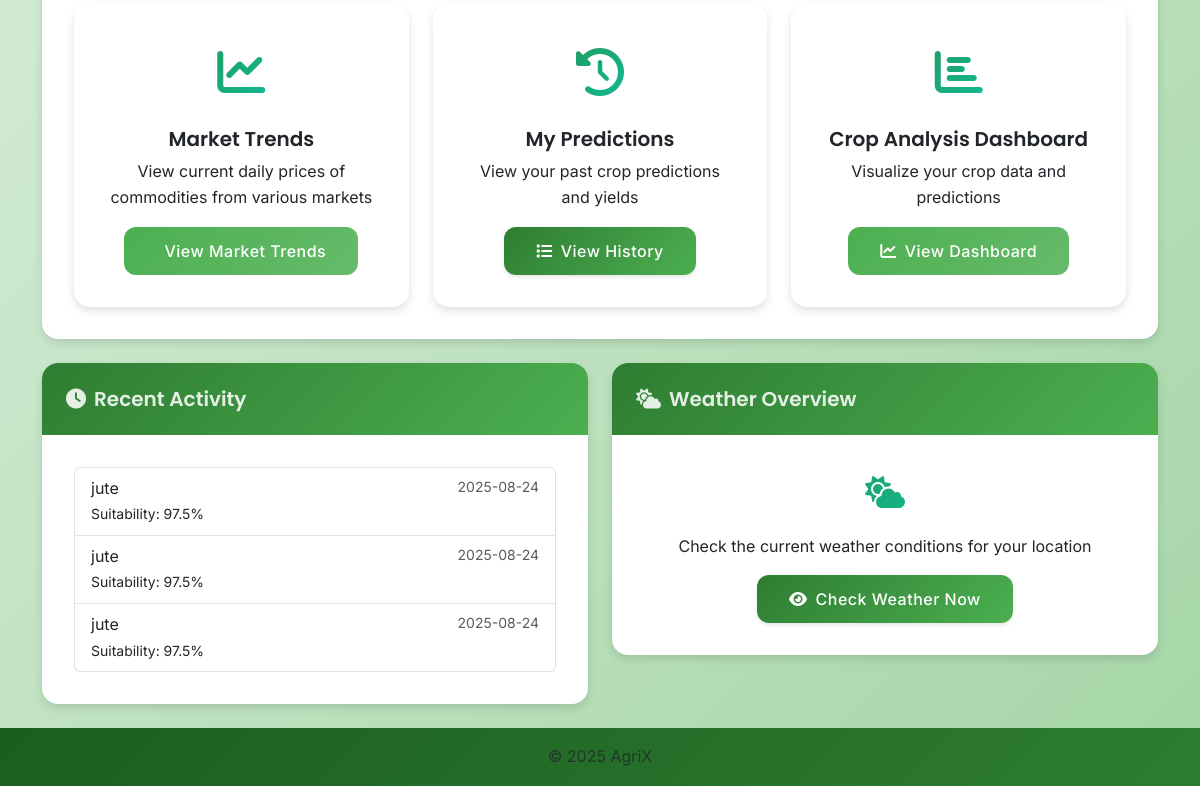
/dashboard (signed in, lower part), run on an earlier commit of the app's database.
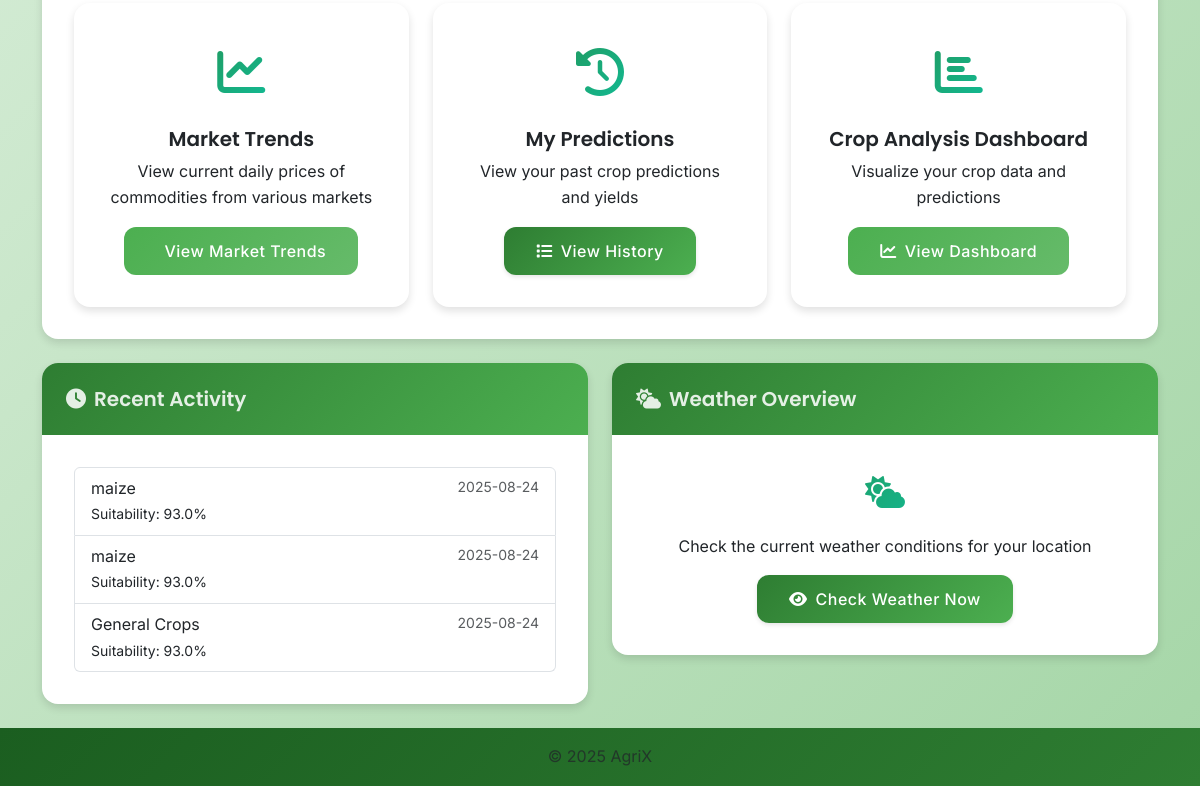
And on a later commit of the database.
### models.py (models this page shows, shortened)
class CropPrediction(db.Model):
    __table_args__ = {'extend_existing': True}
    id = db.Column(db.Integer, primary_key=True)
    user_id = db.Column(db.Integer, db.ForeignKey('user.id'), nullable=False)
    created_at = db.Column(db.DateTime, default=datetime.utcnow)
    nitrogen = db.Column(db.Float)
    phosphorus = db.Column(db.Float)
    potassium = db.Column(db.Float)
    rainfall = db.Column(db.Float)
    temperature = db.Column(db.Float)
    humidity = db.Column(db.Float)
    ph = db.Column(db.Float)
    suitability_score = db.Column(db.Float)
    estimated_yield = db.Column(db.Float)
    recommended_crop = db.Column(db.String(100))
    recommendations = db.Column(db.Text)
    crop_type = db.Column(db.String(100), nullable=False)
    season = db.Column(db.String(50))
    area = db.Column(db.Float)
    soil_type = db.Column(db.String(50))
    prediction_result = db.Column(db.Text)
    yield_estimation = db.Column(db.Text)

### routes.py (the view)
@main_bp.route('/dashboard')
@login_required
def dashboard():
    try:
        predictions = CropPrediction.query.filter_by(user_id=current_user.id).order_by(CropPrediction.created_at.desc()).limit(5).all()
        return render_template('dashboard.html', predictions=predictions)
    except Exception as e:
        print(f"Dashboard error: {str(e)}")
        return render_template('dashboard.html', predictions=[])

### __init__.py (called while the page is built)
def create_app(config_class=Config):
    app = Flask(__name__)
    app.config.from_object(config_class)
    db.init_app(app)
    migrate.init_app(app, db)
    login.init_app(app)
    from routes import main_bp
    app.register_blueprint(main_bp)
    from models import User
    @login.user_loader
    def load_user(id):
        return User.query.get(int(id))
    return app

### templates/dashboard.html (shortened to what the changed rows need)
{% extends "base.html" %}
{% block content %}
<div class="row animate-fade-up">
    <div class="col-md-6">
        <div class="card">
            <div class="card-body">
                {% if predictions|length > 0 %}
    <ul class="list-group">
        {% for prediction in predictions[:3] %}
            <li class="list-group-item">
                <div class="d-flex justify-content-between">
                    <span>{{ prediction.recommended_crop }}</span>
                    <small class="text-muted">{{ prediction.created_at.strftime('%Y-%m-%d') }}</small>
                </div>
                <small>Suitability: {{ prediction.suitability_score }}%</small>
            </li>
        {% endfor %}
    </ul>
{% else %}
    <p class="text-center">No recent predictions found.</p>
{% endif %}
            </div>
        </div>
    </div>
</div>
{% endblock %}

What changed in the data, as far as the page shows it:
no longer on this page (row unchanged): CropPrediction: recommended_crop "jute", created_at "2025-08-24", suitability_score "97.5"
no longer on this page (row unchanged): CropPrediction: recommended_crop "jute", created_at "2025-08-24", suitability_score "97.5"
no longer on this page (row unchanged): CropPrediction: recommended_crop "jute", created_at "2025-08-24", suitability_score "97.5"
added CropPrediction: recommended_crop "maize", created_at "2025-08-24", suitability_score "93.0"
added CropPrediction: recommended_crop "maize", created_at "2025-08-24", suitability_score "93.0"
added CropPrediction: recommended_crop "General Crops", created_at "2025-08-24", suitability_score "93.0"
